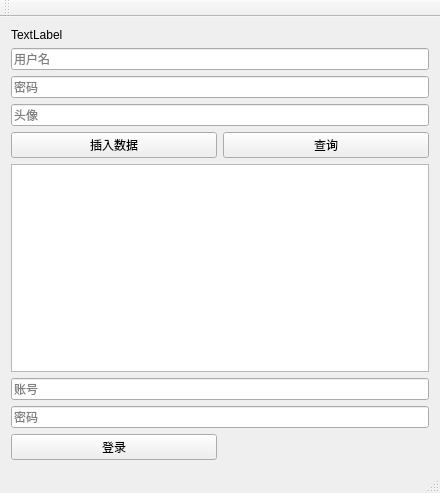
<?xml version="1.0" encoding="UTF-8"?>
<ui version="4.0">
 <class>MainWindow</class>
 <widget class="QMainWindow" name="MainWindow">
  <property name="geometry">
   <rect>
    <x>0</x>
    <y>0</y>
    <width>440</width>
    <height>493</height>
   </rect>
  </property>
  <property name="windowTitle">
   <string>MainWindow</string>
  </property>
  <widget class="QWidget" name="centralWidget">
   <layout class="QGridLayout" name="gridLayout">
    <item row="7" column="0" colspan="2">
     <widget class="QLineEdit" name="lineEdit_loginpw">
      <property name="placeholderText">
       <string>密码</string>
      </property>
     </widget>
    </item>
    <item row="1" column="0" colspan="2">
     <widget class="QLineEdit" name="lineEdit_nickname">
      <property name="placeholderText">
       <string>用户名</string>
      </property>
     </widget>
    </item>
    <item row="2" column="0" colspan="2">
     <widget class="QLineEdit" name="lineEdit_passwd">
      <property name="placeholderText">
       <string>密码</string>
      </property>
     </widget>
    </item>
    <item row="3" column="0" colspan="2">
     <widget class="QLineEdit" name="lineEdit_headid">
      <property name="placeholderText">
       <string>头像</string>
      </property>
     </widget>
    </item>
    <item row="4" column="0">
     <widget class="QPushButton" name="pushButton_insert">
      <property name="text">
       <string>插入数据</string>
      </property>
     </widget>
    </item>
    <item row="4" column="1">
     <widget class="QPushButton" name="pushButton_query">
      <property name="text">
       <string>查询</string>
      </property>
     </widget>
    </item>
    <item row="5" column="0" colspan="2">
     <widget class="QListWidget" name="listWidget_users"/>
    </item>
    <item row="6" column="0" colspan="2">
     <widget class="QLineEdit" name="lineEdit_loginid">
      <property name="placeholderText">
       <string>账号</string>
      </property>
     </widget>
    </item>
    <item row="0" column="0">
     <widget class="QLabel" name="label_info">
      <property name="text">
       <string>TextLabel</string>
      </property>
     </widget>
    </item>
    <item row="8" column="0">
     <widget class="QPushButton" name="pushButton_login">
      <property name="text">
       <string>登录</string>
      </property>
     </widget>
    </item>
   </layout>
  </widget>
  <widget class="QMenuBar" name="menuBar">
   <property name="geometry">
    <rect>
     <x>0</x>
     <y>0</y>
     <width>440</width>
     <height>26</height>
    </rect>
   </property>
  </widget>
  <widget class="QToolBar" name="mainToolBar">
   <attribute name="toolBarArea">
    <enum>TopToolBarArea</enum>
   </attribute>
   <attribute name="toolBarBreak">
    <bool>false</bool>
   </attribute>
  </widget>
  <widget class="QStatusBar" name="statusBar"/>
 </widget>
 <layoutdefault spacing="6" margin="11"/>
 <resources/>
 <connections/>
</ui>
